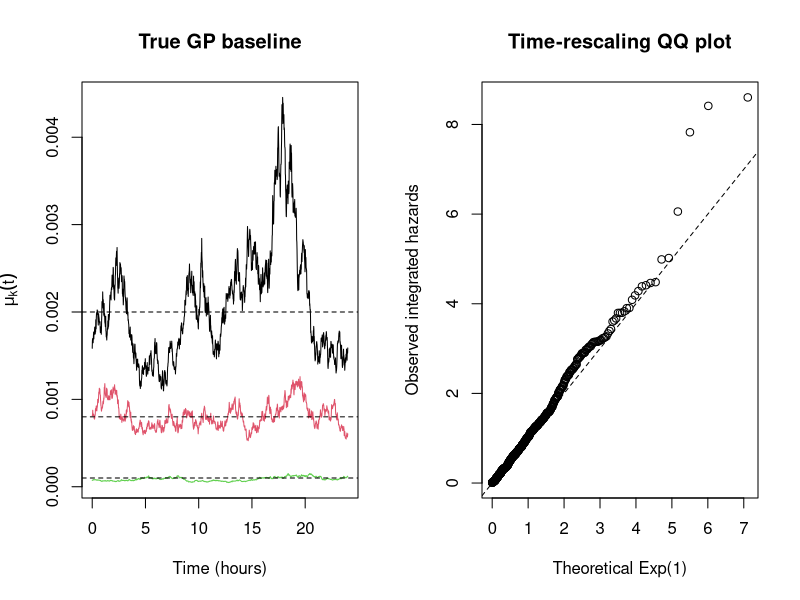

Recreate this plot in R.
rm(list = ls())
gc()

# ============================================================
# 0. True parameters
# ============================================================

set.seed(1)

T_max <- 86400
K <- 3

mean_mu_true <- c(0.002, 0.0008, 0.0001)
sigma_mu_true <- c(0.30, 0.30, 0.30)
ell_mu_true <- 10800

eta_true <- c(1342.8, 251.4, 149.4)
phi_true <- c(158.4, 1509.0, 164.4)

alpha_true <- matrix(
  c(
    0.57, 0.00, 0.00,
    0.00, 0.55, 0.26,
    0.00, 0.00, 0.73
  ),
  nrow = 3,
  byrow = TRUE
)

gamma_true <- matrix(
  c(
    0.00, 0.00, 0.26,
    0.00, 0.00, 0.00,
    0.14, 0.00, 0.00
  ),
  nrow = 3,
  byrow = TRUE
)

trpar_true <- list(
  alpha = alpha_true,
  gamma = gamma_true,
  eta = eta_true,
  phi = phi_true
)

cseg <- seq(0, T_max, by = 60)


# ============================================================
# 1. Simulate independent log-GP baseline
# ============================================================

simulate_log_mu_gp <- function(cseg, mean_mu, sigma_mu, ell_mu) {
  
  K <- length(mean_mu)
  G <- length(cseg)
  
  if (length(sigma_mu) == 1) {
    sigma_mu <- rep(sigma_mu, K)
  }
  
  lmu_mean <- log(mean_mu) - 0.5 * sigma_mu^2
  
  lmu <- matrix(NA_real_, nrow = G, ncol = K)
  lmu[1, ] <- lmu_mean + sigma_mu * rnorm(K)
  
  for (r in 2:G) {
    delta_s <- cseg[r] - cseg[r - 1]
    rho <- exp(-delta_s / ell_mu)
    innovation_scale <- sqrt(-expm1(-2 * delta_s / ell_mu))
    
    lmu[r, ] <-
      lmu_mean +
      rho * (lmu[r - 1, ] - lmu_mean) +
      sigma_mu * innovation_scale * rnorm(K)
  }
  
  colnames(lmu) <- paste0("process_", 1:K)
  
  list(
    log_mu = lmu,
    mu = exp(lmu),
    lmu_mean = lmu_mean,
    sigma_mu = sigma_mu,
    ell_mu = ell_mu,
    cseg = cseg
  )
}


# ============================================================
# 2. Simulate MHPWI events
# ============================================================

simulate_MHPWI_GP <- function(log_mu_grid, cseg, trpar, maxT) {
  
  alpha <- trpar$alpha
  gamma <- trpar$gamma
  eta <- trpar$eta
  phi <- trpar$phi
  
  K <- nrow(alpha)
  
  alpha_scaled <- sweep(alpha, 1, eta, "/")
  
  baseline_at <- function(tt) {
    left <- findInterval(tt, cseg, all.inside = TRUE)
    
    if (left >= length(cseg)) {
      return(exp(log_mu_grid[nrow(log_mu_grid), ]))
    }
    
    weight <- (tt - cseg[left]) / (cseg[left + 1] - cseg[left])
    lmu_tt <- (1 - weight) * log_mu_grid[left, ] +
      weight * log_mu_grid[left + 1, ]
    
    exp(lmu_tt)
  }
  
  maxmu <- exp(apply(log_mu_grid, 2, max))
  alpha_row_total <- rowSums(alpha_scaled)
  
  t_now <- 0
  events <- vector("list", K)
  for (k in 1:K) events[[k]] <- numeric(0)
  
  all_time <- numeric(0)
  all_mark <- integer(0)
  
  while (t_now < maxT) {
    
    Rg_now <- numeric(K)
    
    for (l in 1:K) {
      if (length(events[[l]]) > 0) {
        ages <- t_now - events[[l]]
        Rg_now[l] <- sum(exp(-ages / eta[l]))
      }
    }
    
    maxintensity <- sum(maxmu) + sum(alpha_row_total * Rg_now)
    
    if (!is.finite(maxintensity) || maxintensity <= 0) break
    
    t_candidate <- t_now + rexp(1, rate = maxintensity)
    
    if (t_candidate > maxT) break
    
    Rg <- numeric(K)
    Rh <- numeric(K)
    
    for (l in 1:K) {
      if (length(events[[l]]) > 0) {
        ages <- t_candidate - events[[l]]
        Rg[l] <- sum(exp(-ages / eta[l]))
        Rh[l] <- sum(exp(-ages / phi[l]))
      }
    }
    
    mu_tt <- baseline_at(t_candidate)
    
    excitation <- mu_tt + as.vector(crossprod(alpha_scaled, Rg))
    inhibition <- as.vector(crossprod(gamma, Rh))
    
    lambda <- excitation * exp(-inhibition)
    total_lambda <- sum(lambda)
    
    if (total_lambda > maxintensity * (1 + 1e-8)) {
      stop("Thinning upper bound violated.")
    }
    
    if (total_lambda > 0 && runif(1) < total_lambda / maxintensity) {
      k_star <- sample(1:K, size = 1, prob = lambda / total_lambda)
      
      events[[k_star]] <- c(events[[k_star]], t_candidate)
      all_time <- c(all_time, t_candidate)
      all_mark <- c(all_mark, k_star)
      
      if (length(all_time) %% 100 == 0) {
        message(length(all_time), " points generated...")
      }
    }
    
    t_now <- t_candidate
  }
  
  data.frame(
    time = all_time,
    mark = all_mark
  )
}


# ============================================================
# 3. Validation functions
# ============================================================

validate_event_data <- function(events, T_max, K) {
  
  checks <- c(
    no_missing = !anyNA(events),
    finite_time = all(is.finite(events$time)),
    time_in_range = all(events$time > 0 & events$time <= T_max),
    strictly_increasing = nrow(events) <= 1 || all(diff(events$time) > 0),
    valid_mark = all(events$mark %in% 1:K)
  )
  
  print(checks)
  
  cat("\nNumber of events:", nrow(events), "\n")
  
  cat("\nEvents by mark:\n")
  print(table(factor(events$mark, levels = 1:K)))
  
  cat("\nInter-event time summary:\n")
  print(summary(diff(events$time)))
  
  invisible(checks)
}


check_gp_innovations <- function(gp) {
  
  lmu <- gp$log_mu
  cseg <- gp$cseg
  lmu_mean <- gp$lmu_mean
  sigma_mu <- gp$sigma_mu
  ell_mu <- gp$ell_mu
  
  G <- nrow(lmu)
  K <- ncol(lmu)
  
  z <- matrix(NA_real_, nrow = G - 1, ncol = K)
  
  for (r in 1:(G - 1)) {
    delta_s <- cseg[r + 1] - cseg[r]
    rho <- exp(-delta_s / ell_mu)
    innovation_scale <- sqrt(-expm1(-2 * delta_s / ell_mu))
    
    z[r, ] <-
      (
        lmu[r + 1, ] -
          lmu_mean -
          rho * (lmu[r, ] - lmu_mean)
      ) /
      (sigma_mu * innovation_scale)
  }
  
  colnames(z) <- paste0("process_", 1:K)
  
  cat("Innovation means:\n")
  print(colMeans(z))
  
  cat("\nInnovation standard deviations:\n")
  print(apply(z, 2, sd))
  
  cat("\nCross-process innovation correlations:\n")
  print(cor(z))
  
  invisible(z)
}


make_true_intensity_function <- function(true_gp, trpar) {
  
  cseg <- true_gp$cseg
  log_mu_grid <- true_gp$log_mu
  
  alpha <- trpar$alpha
  gamma <- trpar$gamma
  eta <- trpar$eta
  phi <- trpar$phi
  
  K <- nrow(alpha)
  alpha_scaled <- sweep(alpha, 1, eta, "/")
  
  baseline_at <- function(tt) {
    left <- findInterval(tt, cseg, all.inside = TRUE)
    
    if (left >= length(cseg)) {
      return(exp(log_mu_grid[nrow(log_mu_grid), ]))
    }
    
    weight <- (tt - cseg[left]) / (cseg[left + 1] - cseg[left])
    lmu_tt <- (1 - weight) * log_mu_grid[left, ] +
      weight * log_mu_grid[left + 1, ]
    
    exp(lmu_tt)
  }
  
  function(tt, history_time = numeric(0), history_mark = integer(0)) {
    
    Rg <- numeric(K)
    Rh <- numeric(K)
    
    for (l in 1:K) {
      idx <- which(history_mark == l & history_time < tt)
      
      if (length(idx) > 0) {
        ages <- tt - history_time[idx]
        Rg[l] <- sum(exp(-ages / eta[l]))
        Rh[l] <- sum(exp(-ages / phi[l]))
      }
    }
    
    excitation <- baseline_at(tt) + as.vector(crossprod(alpha_scaled, Rg))
    inhibition <- as.vector(crossprod(gamma, Rh))
    
    lambda <- excitation * exp(-inhibition)
    names(lambda) <- paste0("lambda_", 1:K)
    
    lambda
  }
}


time_rescaling_check_GL8 <- function(events, intensity_function, breakpoints) {
  
  x <- c(
    -0.9602898564975363, -0.7966664774136267,
    -0.5255324099163290, -0.1834346424956498,
    0.1834346424956498,  0.5255324099163290,
    0.7966664774136267,  0.9602898564975363
  )
  
  w <- c(
    0.1012285362903763, 0.2223810344533745,
    0.3137066458778873, 0.3626837833783620,
    0.3626837833783620, 0.3137066458778873,
    0.2223810344533745, 0.1012285362903763
  )
  
  N <- nrow(events)
  z <- numeric(N)
  
  history_time <- numeric(0)
  history_mark <- integer(0)
  previous_time <- 0
  
  for (i in 1:N) {
    
    current_time <- events$time[i]
    
    internal_cuts <- breakpoints[
      breakpoints > previous_time &
        breakpoints < current_time
    ]
    
    cuts <- sort(unique(c(previous_time, internal_cuts, current_time)))
    
    interval_integral <- 0
    
    for (j in 1:(length(cuts) - 1)) {
      
      a <- cuts[j]
      b <- cuts[j + 1]
      
      midpoint <- 0.5 * (a + b)
      half_width <- 0.5 * (b - a)
      
      quad_time <- midpoint + half_width * x
      
      total_lambda <- vapply(
        quad_time,
        function(tt) {
          sum(intensity_function(
            tt = tt,
            history_time = history_time,
            history_mark = history_mark
          ))
        },
        numeric(1)
      )
      
      interval_integral <- interval_integral +
        half_width * sum(w * total_lambda)
    }
    
    z[i] <- interval_integral
    
    history_time <- c(history_time, current_time)
    history_mark <- c(history_mark, events$mark[i])
    previous_time <- current_time
    
    if (i %% 100 == 0 || i == N) {
      message("Time-rescaling: ", i, " / ", N)
    }
  }
  
  list(
    integrated_hazard = z,
    mean = mean(z),
    variance = var(z),
    lag1_cor = acf(z, plot = FALSE)$acf[2],
    max_z = max(z),
    prob_one_larger = 1 - pexp(max(z))^length(z)
  )
}


# ============================================================
# 4. Generate data
# ============================================================

true_gp <- simulate_log_mu_gp(
  cseg = cseg,
  mean_mu = mean_mu_true,
  sigma_mu = sigma_mu_true,
  ell_mu = ell_mu_true
)

simulated_events <- simulate_MHPWI_GP(
  log_mu_grid = true_gp$log_mu,
  cseg = cseg,
  trpar = trpar_true,
  maxT = T_max
)


# ============================================================
# 5. Validate generated data
# ============================================================

cat("\n================ Event data check ================\n")
validate_event_data(
  events = simulated_events,
  T_max = T_max,
  K = K
)

cat("\n================ GP innovation check ================\n")
z_gp <- check_gp_innovations(true_gp)

cat("\n================ Time-rescaling check ================\n")

true_intensity <- make_true_intensity_function(
  true_gp = true_gp,
  trpar = trpar_true
)

rescaling_result <- time_rescaling_check_GL8(
  events = simulated_events,
  intensity_function = true_intensity,
  breakpoints = true_gp$cseg
)

print(rescaling_result[c(
  "mean",
  "variance",
  "lag1_cor",
  "max_z",
  "prob_one_larger"
)])

cat("\nLargest integrated hazards:\n")

z <- rescaling_result$integrated_hazard
dt <- diff(c(0, simulated_events$time))
idx <- order(z, decreasing = TRUE)[1:5]

print(data.frame(
  event = idx,
  time = simulated_events$time[idx],
  mark = simulated_events$mark[idx],
  waiting_time = dt[idx],
  integrated_hazard = z[idx]
))


# ============================================================
# 6. Quick decision rule
# ============================================================

cat("\n================ Decision ================\n")

if (
  rescaling_result$mean > 0.9 &&
  rescaling_result$mean < 1.1 &&
  rescaling_result$variance > 0.8 &&
  rescaling_result$variance < 1.3 &&
  abs(rescaling_result$lag1_cor) < 0.08 &&
  rescaling_result$max_z < 10
) {
  cat("PASS: This dataset is safe to use for recovery.\n")
} else {
  cat("CAUTION: Dataset is mostly okay, but consider regenerating with another seed.\n")
}


# ============================================================
# 7. Optional plots
# ============================================================

par(mfrow = c(1, 2))

matplot(
  true_gp$cseg / 3600,
  true_gp$mu,
  type = "l",
  lty = 1,
  xlab = "Time (hours)",
  ylab = expression(mu[k](t)),
  main = "True GP baseline"
)

abline(h = mean_mu_true, lty = 2)

qqplot(
  qexp(ppoints(length(z))),
  sort(z),
  xlab = "Theoretical Exp(1)",
  ylab = "Observed integrated hazards",
  main = "Time-rescaling QQ plot"
)

abline(0, 1, lty = 2)

par(mfrow = c(1, 1))

write.csv(
  simulated_events,
  file = "simulated_events.csv",
  row.names = FALSE
)
